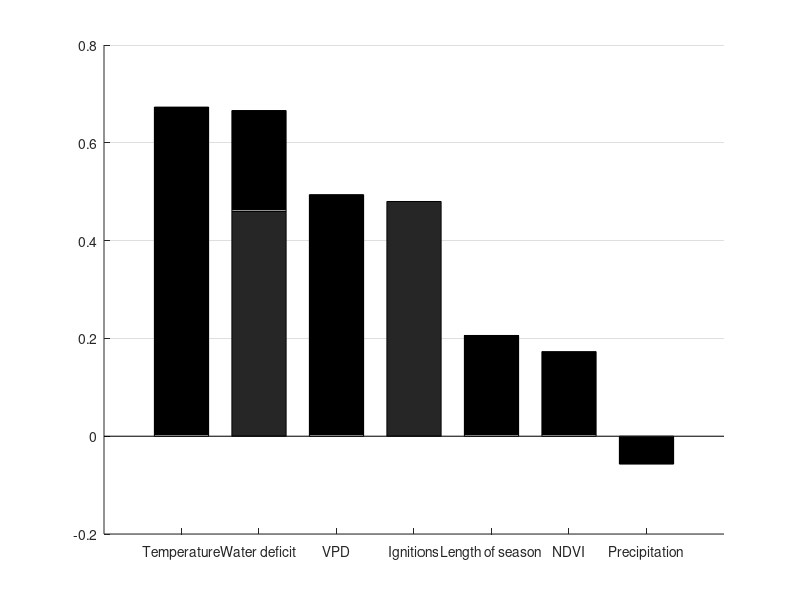

Here is the MATLAB script that generated this plot: (Note: this script raises an error after producing the figure.)
clear all; close all

vars = {'Temperature','Precipitation','VPD','Length of season','NDVI','Water deficit','Ignitions'};
E = [0 0.673; 0 -0.057; 0 0.494; 0 0.206; 0 0.173; 0.46 0.206; 0.48 0];

[bla indSort] = sort(sum(E,2),'descend');

vars = {vars{indSort}}
E = E(indSort,:);

figure('units','normalized','outerposition',[0.3 0.3 0.2 0.5]), hold on
ba = bar(E,'stacked','BarWidth', 0.7, 'FaceColor','flat')
set(gca,'XTick',1:length(vars))
set(gca,'XTickLabel',vars)
set(gca,'XTickLabelRotation',45)
set(gca, 'YGrid', 'on', 'XGrid', 'off')
ba(1).CData = [1 1 1]*0.2;
ba(2).CData = [1 1 1]*0.7;
ylim([-0.15 0.75])
box on

% set font type when exporting to svg
set(gca,'FontName','Arial','FontSize',13);


%% SAVE IMAGE as it appear on screen
set(gcf, 'PaperPositionMode', 'auto')
saveas(gcf,['./figures/SEM_direct_indirect_effects.svg'])


